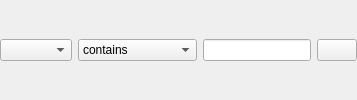
<?xml version="1.0" encoding="UTF-8"?>
<ui version="4.0">
 <class>autoPlaylistRule</class>
 <widget class="QWidget" name="autoPlaylistRule">
  <layout class="QHBoxLayout" name="autoPlaylistRuleLayout">
   <property name="leftMargin">
    <number>0</number>
   </property>
   <property name="topMargin">
    <number>0</number>
   </property>
   <property name="rightMargin">
    <number>0</number>
   </property>
   <property name="bottomMargin">
    <number>0</number>
   </property>
   <item>
    <widget class="QComboBox" name="ruleTagCombo">
     <property name="styleSheet">
      <string notr="true">QComboBox { combobox-popup: 0; }</string>
     </property>
     <property name="maxVisibleItems">
      <number>15</number>
     </property>
    </widget>
   </item>
   <item>
    <widget class="QComboBox" name="ruleComparisonCombo">
     <item>
      <property name="text">
       <string>contains</string>
      </property>
     </item>
     <item>
      <property name="text">
       <string>does not contain</string>
      </property>
     </item>
     <item>
      <property name="text">
       <string>is</string>
      </property>
     </item>
     <item>
      <property name="text">
       <string>is not</string>
      </property>
     </item>
     <item>
      <property name="text">
       <string>starts with</string>
      </property>
     </item>
     <item>
      <property name="text">
       <string>ends with</string>
      </property>
     </item>
     <item>
      <property name="text">
       <string>is greater than</string>
      </property>
     </item>
     <item>
      <property name="text">
       <string>is less than</string>
      </property>
     </item>
    </widget>
   </item>
   <item>
    <widget class="QLineEdit" name="ruleValueEdit"/>
   </item>
   <item>
    <widget class="QPushButton" name="ruleRemoveButton">
     <property name="toolTip">
      <string>Remove this rule</string>
     </property>
     <property name="text">
      <string/>
     </property>
     <property name="icon">
      <iconset>
       <normaloff>../assets/minus.svg</normaloff>../assets/minus.svg</iconset>
     </property>
    </widget>
   </item>
  </layout>
 </widget>
 <resources/>
 <connections/>
</ui>
